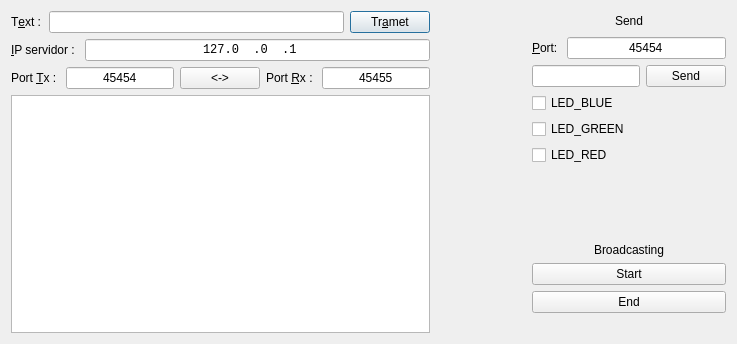
<?xml version="1.0" encoding="UTF-8"?>
<ui version="4.0">
 <class>UDPdlg</class>
 <widget class="QDialog" name="UDPdlg">
  <property name="geometry">
   <rect>
    <x>0</x>
    <y>0</y>
    <width>737</width>
    <height>344</height>
   </rect>
  </property>
  <property name="windowTitle">
   <string>UDPdlg</string>
  </property>
  <layout class="QVBoxLayout" name="verticalLayout_5">
   <item>
    <layout class="QHBoxLayout" name="horizontalLayout_9">
     <item>
      <layout class="QVBoxLayout" name="verticalLayout">
       <item>
        <layout class="QHBoxLayout" name="horizontalLayout">
         <item>
          <widget class="QLabel" name="label">
           <property name="text">
            <string>T&amp;ext : </string>
           </property>
           <property name="buddy">
            <cstring>lineEditTx</cstring>
           </property>
          </widget>
         </item>
         <item>
          <widget class="QLineEdit" name="lineEditTx">
           <property name="alignment">
            <set>Qt::AlignCenter</set>
           </property>
          </widget>
         </item>
         <item>
          <widget class="QPushButton" name="botTx">
           <property name="text">
            <string>Tr&amp;amet</string>
           </property>
          </widget>
         </item>
        </layout>
       </item>
       <item>
        <layout class="QHBoxLayout" name="horizontalLayout_3">
         <item>
          <widget class="QLabel" name="label_2">
           <property name="text">
            <string>&amp;IP servidor : </string>
           </property>
           <property name="buddy">
            <cstring>lineEditIP</cstring>
           </property>
          </widget>
         </item>
         <item>
          <widget class="QLineEdit" name="lineEditIP">
           <property name="font">
            <font>
             <family>Monospace</family>
            </font>
           </property>
           <property name="inputMask">
            <string>000.000.000.000</string>
           </property>
           <property name="text">
            <string>127.0.0.1</string>
           </property>
           <property name="alignment">
            <set>Qt::AlignCenter</set>
           </property>
          </widget>
         </item>
        </layout>
       </item>
       <item>
        <layout class="QHBoxLayout" name="horizontalLayout_5">
         <item>
          <layout class="QHBoxLayout" name="horizontalLayout_2">
           <item>
            <widget class="QLabel" name="label_3">
             <property name="text">
              <string>Port &amp;Tx : </string>
             </property>
             <property name="buddy">
              <cstring>lineEditPortTx</cstring>
             </property>
            </widget>
           </item>
           <item>
            <widget class="QLineEdit" name="lineEditPortTx">
             <property name="text">
              <string>45454</string>
             </property>
             <property name="alignment">
              <set>Qt::AlignCenter</set>
             </property>
            </widget>
           </item>
          </layout>
         </item>
         <item>
          <widget class="QPushButton" name="botIntercanvi">
           <property name="text">
            <string>&lt;-&gt;</string>
           </property>
          </widget>
         </item>
         <item>
          <layout class="QHBoxLayout" name="horizontalLayout_4">
           <item>
            <widget class="QLabel" name="label_4">
             <property name="text">
              <string>Port &amp;Rx : </string>
             </property>
             <property name="buddy">
              <cstring>lineEditPortRx</cstring>
             </property>
            </widget>
           </item>
           <item>
            <widget class="QLineEdit" name="lineEditPortRx">
             <property name="text">
              <string>45455</string>
             </property>
             <property name="alignment">
              <set>Qt::AlignCenter</set>
             </property>
            </widget>
           </item>
          </layout>
         </item>
        </layout>
       </item>
       <item>
        <widget class="QPlainTextEdit" name="plainTextEdit">
         <property name="readOnly">
          <bool>true</bool>
         </property>
        </widget>
       </item>
      </layout>
     </item>
     <item>
      <spacer name="horizontalSpacer_3">
       <property name="orientation">
        <enum>Qt::Horizontal</enum>
       </property>
       <property name="sizeHint" stdset="0">
        <size>
         <width>13</width>
         <height>318</height>
        </size>
       </property>
      </spacer>
     </item>
     <item>
      <layout class="QVBoxLayout" name="verticalLayout_4">
       <item>
        <layout class="QHBoxLayout" name="horizontalLayout_6">
         <item>
          <spacer name="horizontalSpacer">
           <property name="orientation">
            <enum>Qt::Horizontal</enum>
           </property>
           <property name="sizeHint" stdset="0">
            <size>
             <width>40</width>
             <height>20</height>
            </size>
           </property>
          </spacer>
         </item>
         <item>
          <widget class="QLabel" name="label_5">
           <property name="text">
            <string>Send</string>
           </property>
          </widget>
         </item>
         <item>
          <spacer name="horizontalSpacer_2">
           <property name="orientation">
            <enum>Qt::Horizontal</enum>
           </property>
           <property name="sizeHint" stdset="0">
            <size>
             <width>40</width>
             <height>20</height>
            </size>
           </property>
          </spacer>
         </item>
        </layout>
       </item>
       <item>
        <layout class="QVBoxLayout" name="verticalLayout_2">
         <item>
          <layout class="QHBoxLayout" name="horizontalLayout_7">
           <item>
            <widget class="QLabel" name="label_6">
             <property name="text">
              <string>&amp;Port: </string>
             </property>
             <property name="buddy">
              <cstring>lnPortSend</cstring>
             </property>
            </widget>
           </item>
           <item>
            <widget class="QLineEdit" name="lnPortSend">
             <property name="font">
              <font>
               <family>Cantarell</family>
              </font>
             </property>
             <property name="inputMask">
              <string/>
             </property>
             <property name="text">
              <string>45454</string>
             </property>
             <property name="alignment">
              <set>Qt::AlignCenter</set>
             </property>
            </widget>
           </item>
          </layout>
         </item>
         <item>
          <layout class="QHBoxLayout" name="horizontalLayout_8">
           <item>
            <widget class="QLineEdit" name="lnSendMsg"/>
           </item>
           <item>
            <widget class="QPushButton" name="butSend">
             <property name="text">
              <string>Send</string>
             </property>
            </widget>
           </item>
          </layout>
         </item>
        </layout>
       </item>
       <item>
        <layout class="QVBoxLayout" name="verticalLayout_3">
         <item>
          <widget class="QCheckBox" name="checkBoxLedBlue">
           <property name="text">
            <string>LED_BLUE</string>
           </property>
          </widget>
         </item>
         <item>
          <widget class="QCheckBox" name="checkBoxLedGreen">
           <property name="text">
            <string>LED_GREEN</string>
           </property>
          </widget>
         </item>
         <item>
          <widget class="QCheckBox" name="checkBoxLedRed">
           <property name="text">
            <string>LED_RED</string>
           </property>
          </widget>
         </item>
         <item>
          <spacer name="verticalSpacer">
           <property name="orientation">
            <enum>Qt::Vertical</enum>
           </property>
           <property name="sizeHint" stdset="0">
            <size>
             <width>20</width>
             <height>40</height>
            </size>
           </property>
          </spacer>
         </item>
         <item>
          <widget class="QLabel" name="label_7">
           <property name="text">
            <string>Broadcasting</string>
           </property>
           <property name="alignment">
            <set>Qt::AlignCenter</set>
           </property>
          </widget>
         </item>
         <item>
          <widget class="QPushButton" name="btStartBroadcasting">
           <property name="text">
            <string>Start</string>
           </property>
          </widget>
         </item>
         <item>
          <widget class="QPushButton" name="btEndBroadcasting">
           <property name="text">
            <string>End</string>
           </property>
          </widget>
         </item>
         <item>
          <widget class="QLabel" name="lbStatusBroadcasting">
           <property name="text">
            <string/>
           </property>
          </widget>
         </item>
        </layout>
       </item>
      </layout>
     </item>
    </layout>
   </item>
  </layout>
 </widget>
 <layoutdefault spacing="6" margin="11"/>
 <resources/>
 <connections>
  <connection>
   <sender>lineEditTx</sender>
   <signal>textChanged(QString)</signal>
   <receiver>UDPdlg</receiver>
   <slot>slotMiroSiHiHaText(QString)</slot>
   <hints>
    <hint type="sourcelabel">
     <x>97</x>
     <y>39</y>
    </hint>
    <hint type="destinationlabel">
     <x>52</x>
     <y>71</y>
    </hint>
   </hints>
  </connection>
  <connection>
   <sender>lineEditPortRx</sender>
   <signal>textChanged(QString)</signal>
   <receiver>UDPdlg</receiver>
   <slot>slotCanviaPortRx(QString)</slot>
   <hints>
    <hint type="sourcelabel">
     <x>332</x>
     <y>101</y>
    </hint>
    <hint type="destinationlabel">
     <x>402</x>
     <y>98</y>
    </hint>
   </hints>
  </connection>
 </connections>
 <slots>
  <slot>slotMiroSiHiHaText(QString)</slot>
  <slot>slotCanviaPortRx(QString)</slot>
 </slots>
</ui>
